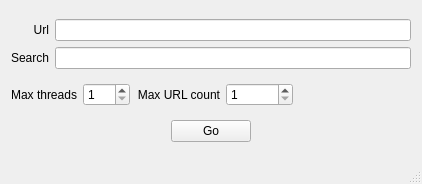
<?xml version="1.0" encoding="UTF-8"?>
<ui version="4.0">
 <class>ApplicationClass</class>
 <widget class="QMainWindow" name="ApplicationClass">
  <property name="geometry">
   <rect>
    <x>0</x>
    <y>0</y>
    <width>422</width>
    <height>184</height>
   </rect>
  </property>
  <property name="windowTitle">
   <string>Application</string>
  </property>
  <widget class="QWidget" name="centralWidget">
   <layout class="QVBoxLayout" name="verticalLayout_3">
    <item>
     <layout class="QHBoxLayout" name="horizontalLayout_2">
      <item>
       <layout class="QVBoxLayout" name="verticalLayout_2">
        <item>
         <widget class="QLabel" name="label">
          <property name="text">
           <string>Url</string>
          </property>
          <property name="alignment">
           <set>Qt::AlignRight|Qt::AlignTrailing|Qt::AlignVCenter</set>
          </property>
         </widget>
        </item>
        <item>
         <widget class="QLabel" name="label_2">
          <property name="text">
           <string>Search</string>
          </property>
          <property name="alignment">
           <set>Qt::AlignRight|Qt::AlignTrailing|Qt::AlignVCenter</set>
          </property>
         </widget>
        </item>
       </layout>
      </item>
      <item>
       <layout class="QVBoxLayout" name="verticalLayout">
        <item>
         <widget class="QLineEdit" name="l_url"/>
        </item>
        <item>
         <widget class="QLineEdit" name="l_search_text"/>
        </item>
       </layout>
      </item>
     </layout>
    </item>
    <item>
     <layout class="QHBoxLayout" name="horizontalLayout_6">
      <item>
       <layout class="QHBoxLayout" name="horizontalLayout_3">
        <item>
         <widget class="QLabel" name="label_3">
          <property name="text">
           <string>Max threads</string>
          </property>
          <property name="alignment">
           <set>Qt::AlignRight|Qt::AlignTrailing|Qt::AlignVCenter</set>
          </property>
         </widget>
        </item>
        <item>
         <widget class="QSpinBox" name="sb_max_threads">
          <property name="minimum">
           <number>1</number>
          </property>
          <property name="maximum">
           <number>128</number>
          </property>
         </widget>
        </item>
       </layout>
      </item>
      <item>
       <layout class="QHBoxLayout" name="horizontalLayout_4">
        <item>
         <widget class="QLabel" name="label_4">
          <property name="text">
           <string>Max URL count</string>
          </property>
          <property name="alignment">
           <set>Qt::AlignRight|Qt::AlignTrailing|Qt::AlignVCenter</set>
          </property>
         </widget>
        </item>
        <item>
         <widget class="QSpinBox" name="sb_max_url_count">
          <property name="minimum">
           <number>1</number>
          </property>
          <property name="maximum">
           <number>2147483647</number>
          </property>
         </widget>
        </item>
        <item>
         <spacer name="horizontalSpacer_6">
          <property name="orientation">
           <enum>Qt::Horizontal</enum>
          </property>
          <property name="sizeHint" stdset="0">
           <size>
            <width>40</width>
            <height>20</height>
           </size>
          </property>
         </spacer>
        </item>
       </layout>
      </item>
     </layout>
    </item>
    <item>
     <layout class="QHBoxLayout" name="horizontalLayout">
      <item>
       <spacer name="horizontalSpacer_2">
        <property name="orientation">
         <enum>Qt::Horizontal</enum>
        </property>
        <property name="sizeHint" stdset="0">
         <size>
          <width>40</width>
          <height>20</height>
         </size>
        </property>
       </spacer>
      </item>
      <item>
       <widget class="QPushButton" name="bt_go">
        <property name="text">
         <string>Go</string>
        </property>
       </widget>
      </item>
      <item>
       <spacer name="horizontalSpacer">
        <property name="orientation">
         <enum>Qt::Horizontal</enum>
        </property>
        <property name="sizeHint" stdset="0">
         <size>
          <width>40</width>
          <height>20</height>
         </size>
        </property>
       </spacer>
      </item>
     </layout>
    </item>
   </layout>
  </widget>
  <widget class="QStatusBar" name="statusBar"/>
 </widget>
 <layoutdefault spacing="6" margin="11"/>
 <resources>
  <include location="../Resources/Application.qrc"/>
 </resources>
 <connections/>
</ui>
